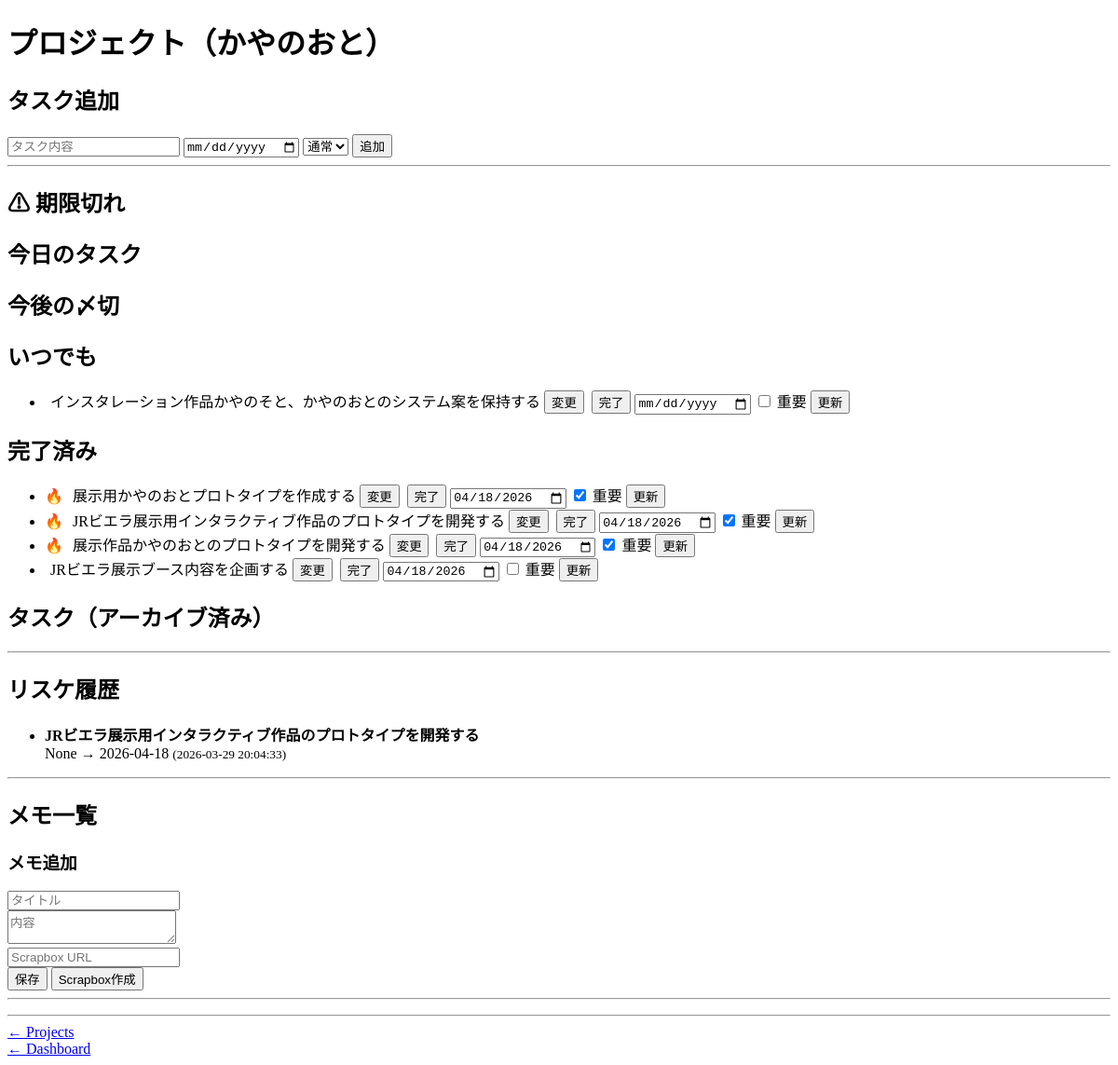
Page /project/9 on the earlier database version.
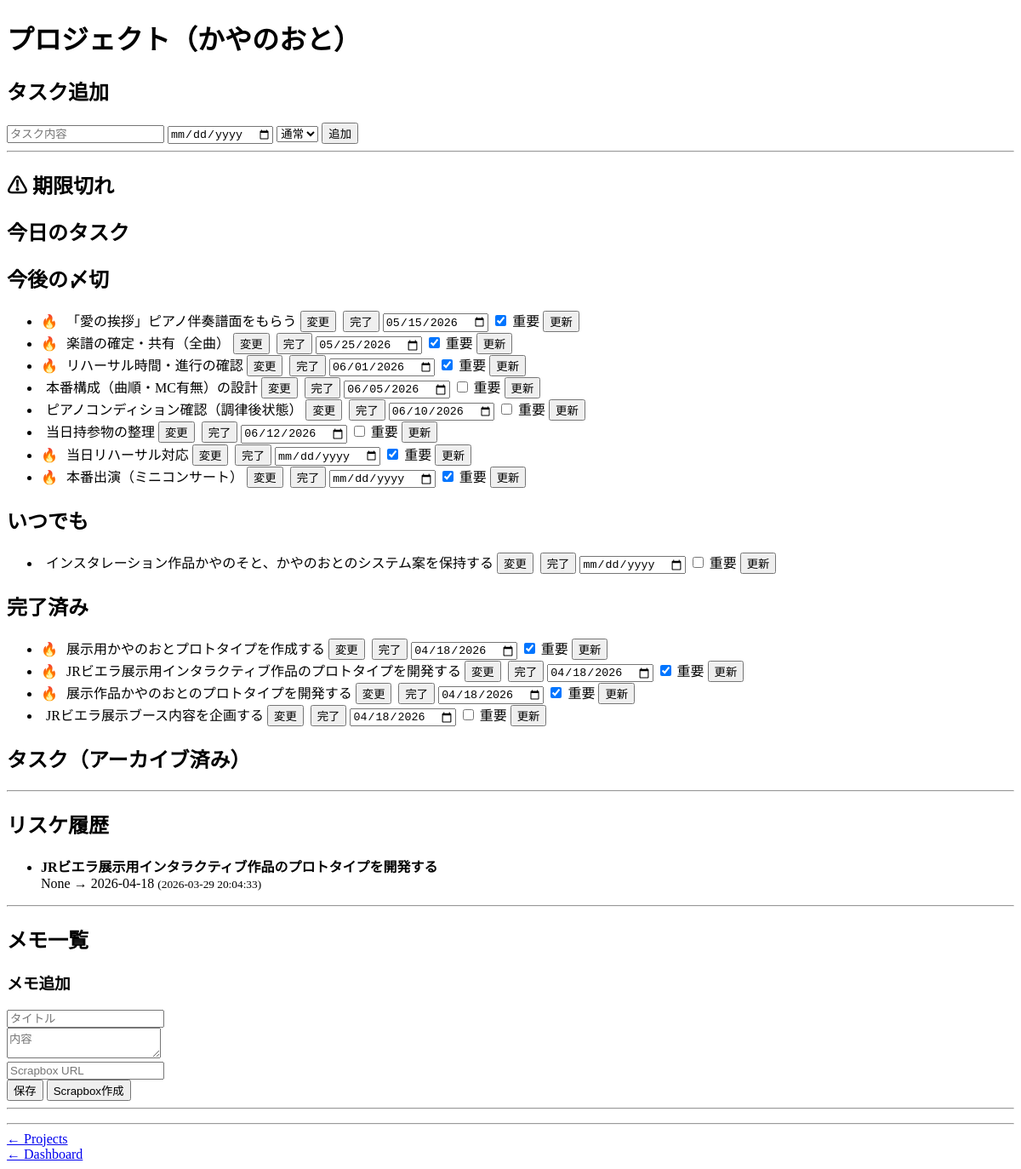
Same page on the later database version.
### tables this page shows
CREATE TABLE projects (
            id INTEGER PRIMARY KEY AUTOINCREMENT,
            name TEXT,
            type TEXT,
            status TEXT
        );

CREATE TABLE tasks (
            id INTEGER PRIMARY KEY AUTOINCREMENT,
            title TEXT,
            status TEXT,
            deadline TEXT,
            original_deadline TEXT,
            project_id INTEGER,
            student_id INTEGER,
            priority TEXT DEFAULT 'medium',
            sync_key TEXT,
            source_type TEXT,
            source_updated_at TEXT,
            archived INTEGER DEFAULT 0
        );

CREATE TABLE task_history (
        id INTEGER PRIMARY KEY AUTOINCREMENT,
        task_id INTEGER,
        old_deadline TEXT,
        new_deadline TEXT,
        changed_at TEXT
    );

### flask_app.py (the view, shortened to what this page needs)
@app.route("/project/<int:project_id>")
def project_detail(project_id):
    task_id_filter = request.args.get("task_id", type=int)
    conn = get_db()
    c = conn.cursor()
    today_str = c.execute("SELECT date('now')").fetchone()[0]
    project = c.execute("SELECT * FROM projects WHERE id=?", (project_id,)).fetchone()
    all_tasks = c.execute(
        """
        SELECT id AS task_id, title, status, deadline, priority, archived,
               original_deadline, sync_key, source_type, source_updated_at
        FROM tasks
        WHERE project_id=?
        ORDER BY deadline IS NULL, deadline
        """,
        (project_id,),
    ).fetchall()
    all_tasks = apply_format(all_tasks)
    classified = classify_tasks(all_tasks, today_str)
    overdue_tasks = classified["overdue_tasks"]
    today_tasks = classified["today_tasks"]
    future_tasks = classified["future_tasks"]
    anytime_tasks = classified["anytime_tasks"]
    done_tasks = classified["done_tasks"]
    archived_tasks = []
    if task_id_filter:
        history = c.execute(
            """
        SELECT th.task_id, t.title AS task_title, th.old_deadline, th.new_deadline, th.changed_at
        FROM task_history th
        LEFT JOIN tasks t ON th.task_id = t.id
        WHERE th.task_id=?
        ORDER BY th.changed_at DESC
        """,
            (task_id_filter,),
        ).fetchall()
    else:
        history = c.execute(
            """
            SELECT th.task_id, t.title AS task_title, th.old_deadline, th.new_deadline, th.changed_at
            FROM task_history th
            LEFT JOIN tasks t ON th.task_id = t.id
            WHERE th.task_id IN (
                SELECT id FROM tasks WHERE project_id=?
            )
            ORDER BY th.changed_at DESC
        """,
            (project_id,),
        ).fetchall()
    notes = c.execute(
        """
        SELECT id, title, content, scrapbox_url, created_at
        FROM notes
        WHERE project_id=?
        ORDER BY created_at DESC
    """,
        (project_id,),
    ).fetchall()
    conn.close()
    return render_template(
        "project_detail.html",
        project=project,
        tasks=all_tasks,
        overdue_tasks=overdue_tasks,
        today_tasks=today_tasks,
        future_tasks=future_tasks,
        anytime_tasks=anytime_tasks,
        done_tasks=done_tasks,
        archived_tasks=archived_tasks,
        notes=notes,
        history=history,
        students=STUDENTS_DATA,
    )

### flask_app.py (called while the page is built)
def get_db():
    BASE_DIR = os.path.dirname(os.path.abspath(__file__))
    conn = sqlite3.connect(
        os.path.join(BASE_DIR, "db.sqlite3"), timeout=5, check_same_thread=False
    )
    conn.row_factory = sqlite3.Row
    conn.execute("PRAGMA journal_mode=WAL;")
    conn.execute("PRAGMA busy_timeout=5000;")
    return conn

def format_date_jp(date_str):
    if not date_str:
        return None
    from datetime import datetime
    weekdays_jp = ["月", "火", "水", "木", "金", "土", "日"]
    try:
        dt = datetime.strptime(date_str, "%Y-%m-%d")
    except Exception:
        return date_str
    today = datetime.now()
    fiscal_year = today.year if today.month < 4 else today.year + 1
    start = datetime(fiscal_year - 1, 4, 1)
    end = datetime(fiscal_year, 3, 31)
    w = weekdays_jp[dt.weekday()]
    if start <= dt <= end:
        return dt.strftime(f"%m/%d({w})")
    else:
        return dt.strftime(f"%Y/%m/%d({w})")

def apply_format(rows):
    result = []
    for r in rows:
        d = dict(r)
        if "deadline" in d and d["deadline"]:
            d["deadline_display"] = format_date_jp(d["deadline"])
        else:
            d["deadline_display"] = None
        if "original_deadline" in d and d["original_deadline"]:
            d["original_deadline_display"] = format_date_jp(d["original_deadline"])
        else:
            d["original_deadline_display"] = None
        result.append(d)
    return result

### templates/project_detail.html (shortened to what this page needs)
<!DOCTYPE html>
<html>
<head>
</head>
<body>
    {% from "components/task_item.html" import edit_form, task_actions %}
<h1>{{ project["name"] }}</h1>
<h2>タスク追加</h2>
<form action="/add_task" method="post">
    <input name="title" placeholder="タスク内容">
    <input type="date" name="deadline">
    <select name="priority">
        <option value="medium" selected>通常</option>
    </select>
    <button type="submit">追加</button>
</form>
<hr>
<h2>⚠ 期限切れ</h2>
<h2>今日のタスク</h2>
<h2>今後の〆切</h2>
<ul>
{% for t in future_tasks %}
    <li class="task-title-scope">
        {% if t["priority"] == "high" %}🔥{% endif %}
        {{ task_actions(t, show_done=true, show_update=true, is_done=false) }}
    </li>
{% endfor %}
</ul>
<h2>いつでも</h2>
<ul>
{% for t in anytime_tasks %}
    <li class="task-title-scope">
        {{ task_actions(t, show_done=true, show_update=true, is_done=false) }}
    </li>
{% endfor %}
</ul>
<h2>完了済み</h2>
<ul>
{% for t in done_tasks %}
    <li class="task-title-scope">
        {% if t["priority"] == "high" %}🔥{% endif %}
        {{ task_actions(t, show_done=true, show_update=true, is_done=false) }}
    </li>
{% endfor %}
</ul>
<h2>タスク（アーカイブ済み）</h2>
<hr>
<h2>リスケ履歴</h2>
<ul>
{% for h in history %}
    <li class="history-title-scope">
        <b>{{ h["task_title"] }}</b><br>
        {{ h["old_deadline"] }} → {{ h["new_deadline"] }}
        <small>({{ h["changed_at"] }})</small>
    </li>
{% endfor %}
</ul>
<hr>
<h2>メモ一覧</h2>
<h3>メモ追加</h3>
<form action="/add_note" method="post">
    <input name="title" placeholder="タイトル"><br>
    <textarea name="content" placeholder="内容"></textarea><br>
    <input name="scrapbox_url" placeholder="Scrapbox URL"><br>
    <button type="submit">保存</button>
    <button type="button" onclick="
        const title = document.getElementsByName('title')[0].value;
        if(title){
            window.open(
                'https://scrapbox.io/あなたのプロジェクト名/' + encodeURIComponent(title),
                '_blank'
            );
        } else {
            alert('タイトルを入力してください');
        }
    ">
        Scrapbox作成
    </button>
</form>
<hr>
<hr>
<a href="/projects">← Projects</a><br>
<a href="/">← Dashboard</a>
</body>
</html>

### templates/components/task_item.html (shortened to what this page needs)
{% macro task_actions(t, show_done=true, show_update=false, is_done=false) %}
    <form action="/edit_task_title" method="post" class="inline-edit-form" style="display:inline; margin-left:6px;">
        {% if is_done %}
            <s><span class="inline-edit-title">{{ t["title"] }}</span></s>
        {% else %}
            <span class="inline-edit-title">{{ t["title"] }}</span>
        {% endif %}
        <button type="button" class="inline-edit-toggle" onclick="toggleInlineEdit(this)">変更</button>
    </form>
    {% if show_done %}
        <form action="/done/{{ t["task_id"] if t["task_id"] is defined else t["id"] }}" method="post" style="display:inline; margin-left:4px">
            <button type="submit">完了</button>
        </form>
    {% endif %}
    {% if show_update %}
        <form action="/update_task" method="post" style="display:inline;">
            <input type="date" name="deadline" value="{{ t["deadline"] if t["deadline"] is defined and t["deadline"] else "" }}">
            <label>
                <input type="checkbox" name="priority" value="high" {% if t["priority"] == "high" %}checked{% endif %}>
                重要
            </label>
            <button type="submit">更新</button>
        </form>
    {% endif %}
{% endmacro %}

Differences in the rows shown:
added tasks: title "「愛の挨拶」ピアノ伴奏譜面をもらう", deadline "05/15/2026", priority "☑", shown under "今後の〆切"
added tasks: title "楽譜の確定・共有（全曲）", deadline "05/25/2026", priority "☑", shown under "今後の〆切"
added tasks: title "リハーサル時間・進行の確認", deadline "06/01/2026", priority "☑", shown under "今後の〆切"
added tasks: title "本番構成（曲順・MC有無）の設計", deadline "06/05/2026", shown under "今後の〆切"
added tasks: title "ピアノコンディション確認（調律後状態）", deadline "06/10/2026", shown under "今後の〆切"
added tasks: title "当日持参物の整理", deadline "06/12/2026", shown under "今後の〆切"
added tasks: title "当日リハーサル対応", priority "☑", shown under "今後の〆切"
added tasks: title "本番出演（ミニコンサート）", priority "☑", shown under "今後の〆切"
